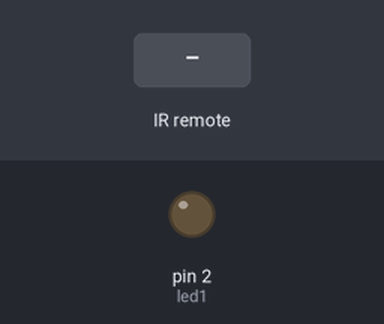
A sketch run on a simulated Arduino Uno, built with avr-gcc and run on an emulated ATmega328P. Shown: output pins drawn as LEDs (lit = HIGH). The inputs (shaded band) are chosen by the test bench. What the sketch prints to the serial monitor is not drawn.

Above: at 1.2 s.
1.3 s: infrared code 0xFFA25D received
At 1.7 s:
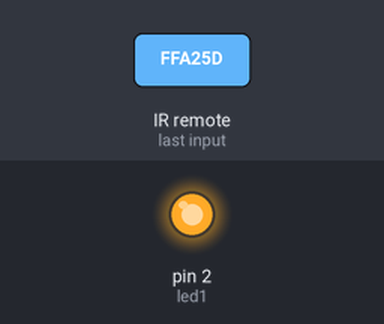
2.8 s: infrared code 0xFF629D received
At 4.0 s:
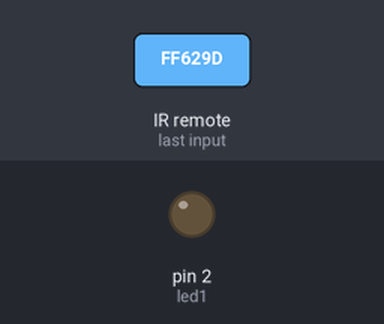
Timing chart, 0 to 5.8 s (numbered marks = the images above; inputs shaded):
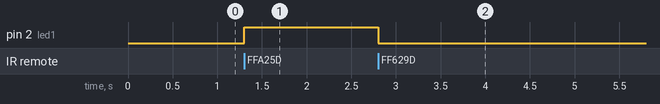

Measured:
- after the input at 1.3 s, pin 2 (led1): LOW → HIGH at once
- after the input at 2.8 s, pin 2 (led1): HIGH → LOW at once

The sketch:

Remote.ino
```cpp
#include "IRremote.h"
int RECV_PIN = 11;
int led1 = 2;
#define code1 16753245 // ค่าปุ่มกดที่ 1
#define code2 16736925 // ค่าปุ่มกดที่ 2
IRrecv irrecv(RECV_PIN);
decode_results results;
void setup() {
  Serial.begin(9600);
  irrecv.enableIRIn(); // Start the receiver
  pinMode(led1, OUTPUT);
  digitalWrite(led1, LOW);
}
void loop() {
  if (irrecv.decode(&results)) {
    Serial.print("รหัสปุ่มกด: ");
    Serial.println(results.value);
    if (results.value ==
        code1) { // ถ้าค่าที่ส่งมาตรงกับ ค่าในตัวแปร code1 ให้ทำใน ปีกกา if
      Serial.println("LED ON");
      digitalWrite(led1, HIGH);
    }
    if (results.value ==
        code2) { // ถ้าค่าที่ส่งมาตรงกับ ค่าในตัวแปร code2 ให้ทำใน ปีกกา if
      Serial.println("LED OFF");
      digitalWrite(led1, LOW);
    }
    irrecv.resume(); // Receive the next value
  }
}
```
